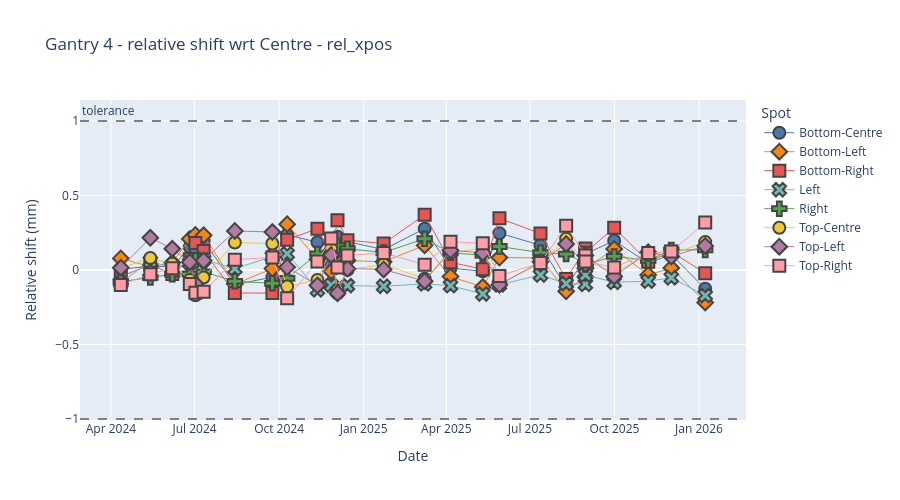
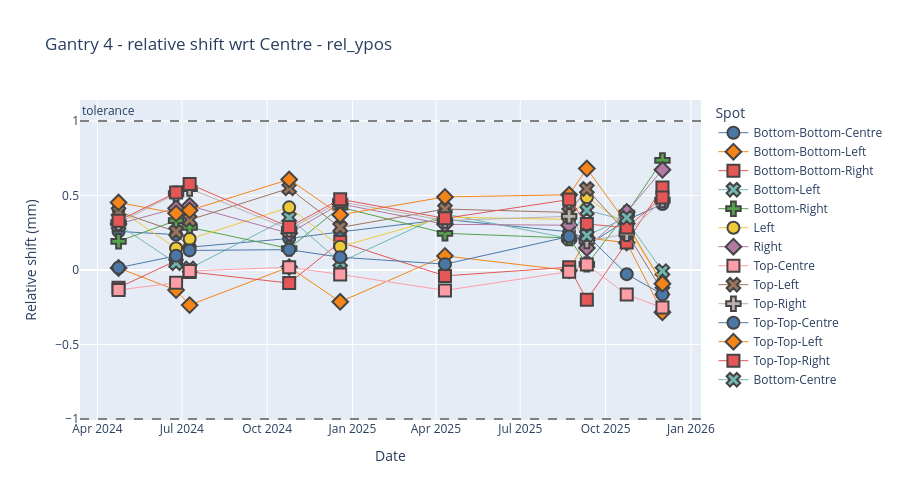

Notebook code cell kept with these figures, in order:
### Code cell
# plotting relative x andy-pos, on Gantry 4, from XRV-4000 data, 70 MeV spot, Gantry angle = 0, in last 24 months
plotly_spot_position(sub_df, "rel_xpos", "Gantry 4", "XRV-3000", 70, 0, 24, exclude_centre=True)
plotly_spot_position(sub_df, "rel_ypos", "Gantry 4", "XRV-4000", 70, 0, 24, exclude_centre=True)
